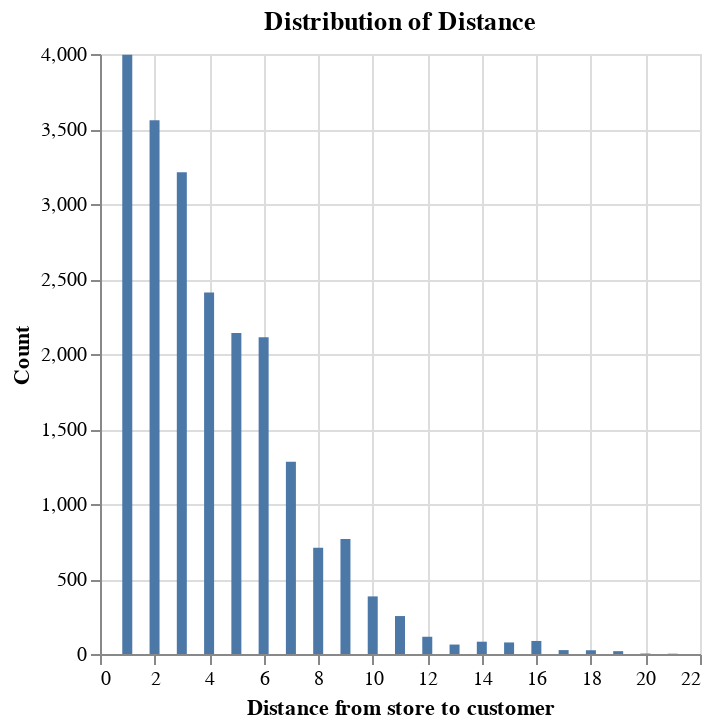

The cell this chart's notebook holds for it:
### Markdown cell above
#### Visualization

##### Distance
Now that the `Distance` column only has numeric values, it's easier to use it for analyzation. Here is the distribution of distance values:

### Code cell
df = pd.read_csv('data/cleaned_order_history_kaggle_data.csv')
unique_values = df['Distance'].unique()
distance_counts = df['Distance'].value_counts().reset_index()
distance_counts.columns = ['Distance', 'Count']
chart = alt.Chart(distance_counts).mark_bar().encode(
    x=alt.X('Distance', title='Distance from store to customer'),
    y=alt.Y('Count', title='Count'),
    tooltip=['Distance', 'Count']
).properties(
    title='Distribution of Distance'
).show()

### Figure 1 — Vega-Lite specification as saved in the notebook (floating-point values rounded to 4 significant figures)
{"config": {"view": {"continuousWidth": 300, "continuousHeight": 300}}, "data": {"name": "data-9b75d2de869d9974044f3b4d5dcb726e"}, "mark": {"type": "bar"}, "encoding": {"tooltip": [{"field": "Distance", "type": "quantitative"}, {"field": "Count", "type": "quantitative"}], "x": {"field": "Distance", "title": "Distance from store to customer", "type": "quantitative"}, "y": {"field": "Count", "title": "Count", "type": "quantitative"}}, "title": "Distribution of Distance", "$schema": "https://vega.github.io/schema/vega-lite/v5.20.1.json", "datasets": {"data-9b75d2de869d9974044f3b4d5dcb726e": [{"Distance": 1, "Count": 3995}, {"Distance": 2, "Count": 3558}, {"Distance": 3, "Count": 3212}, {"Distance": 4, "Count": 2410}, {"Distance": 5, "Count": 2140}, {"Distance": 6, "Count": 2112}, {"Distance": 7, "Count": 1282}, {"Distance": 9, "Count": 767}, {"Distance": 8, "Count": 709}, {"Distance": 10, "Count": 384}, {"Distance": 11, "Count": 253}, {"Distance": 12, "Count": 115}, {"Distance": 16, "Count": 87}, {"Distance": 14, "Count": 82}, {"Distance": 15, "Count": 77}, {"Distance": 13, "Count": 63}, {"Distance": 17, "Count": 26}, {"Distance": 18, "Count": 25}, {"Distance": 19, "Count": 19}, {"Distance": 20, "Count": 3}, {"Distance": 21, "Count": 2}]}}
